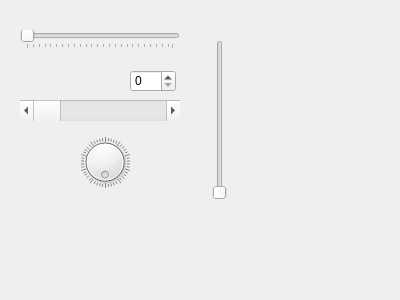
<?xml version="1.0" encoding="UTF-8"?>
<ui version="4.0">
 <class>MyWidget</class>
 <widget class="QWidget" name="MyWidget">
  <property name="geometry">
   <rect>
    <x>0</x>
    <y>0</y>
    <width>400</width>
    <height>300</height>
   </rect>
  </property>
  <property name="windowTitle">
   <string>MyWidget</string>
  </property>
  <widget class="QDial" name="dial">
   <property name="geometry">
    <rect>
     <x>80</x>
     <y>130</y>
     <width>50</width>
     <height>64</height>
    </rect>
   </property>
   <property name="wrapping">
    <bool>true</bool>
   </property>
   <property name="notchTarget">
    <double>1.700000000000000</double>
   </property>
   <property name="notchesVisible">
    <bool>true</bool>
   </property>
  </widget>
  <widget class="QScrollBar" name="horizontalScrollBar">
   <property name="geometry">
    <rect>
     <x>20</x>
     <y>100</y>
     <width>160</width>
     <height>21</height>
    </rect>
   </property>
   <property name="focusPolicy">
    <enum>Qt::TabFocus</enum>
   </property>
   <property name="orientation">
    <enum>Qt::Horizontal</enum>
   </property>
  </widget>
  <widget class="QSlider" name="horizontalSlider">
   <property name="geometry">
    <rect>
     <x>20</x>
     <y>30</y>
     <width>160</width>
     <height>19</height>
    </rect>
   </property>
   <property name="orientation">
    <enum>Qt::Horizontal</enum>
   </property>
   <property name="tickPosition">
    <enum>QSlider::TicksBelow</enum>
   </property>
   <property name="tickInterval">
    <number>4</number>
   </property>
  </widget>
  <widget class="QSlider" name="verticalSlider">
   <property name="geometry">
    <rect>
     <x>210</x>
     <y>40</y>
     <width>19</width>
     <height>160</height>
    </rect>
   </property>
   <property name="orientation">
    <enum>Qt::Vertical</enum>
   </property>
  </widget>
  <widget class="QSpinBox" name="spinBox">
   <property name="geometry">
    <rect>
     <x>130</x>
     <y>70</y>
     <width>46</width>
     <height>22</height>
    </rect>
   </property>
  </widget>
 </widget>
 <layoutdefault spacing="6" margin="11"/>
 <resources/>
 <connections>
  <connection>
   <sender>dial</sender>
   <signal>sliderMoved(int)</signal>
   <receiver>spinBox</receiver>
   <slot>setValue(int)</slot>
   <hints>
    <hint type="sourcelabel">
     <x>112</x>
     <y>175</y>
    </hint>
    <hint type="destinationlabel">
     <x>149</x>
     <y>71</y>
    </hint>
   </hints>
  </connection>
  <connection>
   <sender>dial</sender>
   <signal>sliderMoved(int)</signal>
   <receiver>horizontalSlider</receiver>
   <slot>setValue(int)</slot>
   <hints>
    <hint type="sourcelabel">
     <x>81</x>
     <y>147</y>
    </hint>
    <hint type="destinationlabel">
     <x>105</x>
     <y>36</y>
    </hint>
   </hints>
  </connection>
  <connection>
   <sender>dial</sender>
   <signal>sliderMoved(int)</signal>
   <receiver>verticalSlider</receiver>
   <slot>setValue(int)</slot>
   <hints>
    <hint type="sourcelabel">
     <x>129</x>
     <y>164</y>
    </hint>
    <hint type="destinationlabel">
     <x>220</x>
     <y>132</y>
    </hint>
   </hints>
  </connection>
  <connection>
   <sender>dial</sender>
   <signal>sliderMoved(int)</signal>
   <receiver>horizontalScrollBar</receiver>
   <slot>setValue(int)</slot>
   <hints>
    <hint type="sourcelabel">
     <x>84</x>
     <y>173</y>
    </hint>
    <hint type="destinationlabel">
     <x>55</x>
     <y>119</y>
    </hint>
   </hints>
  </connection>
 </connections>
</ui>
